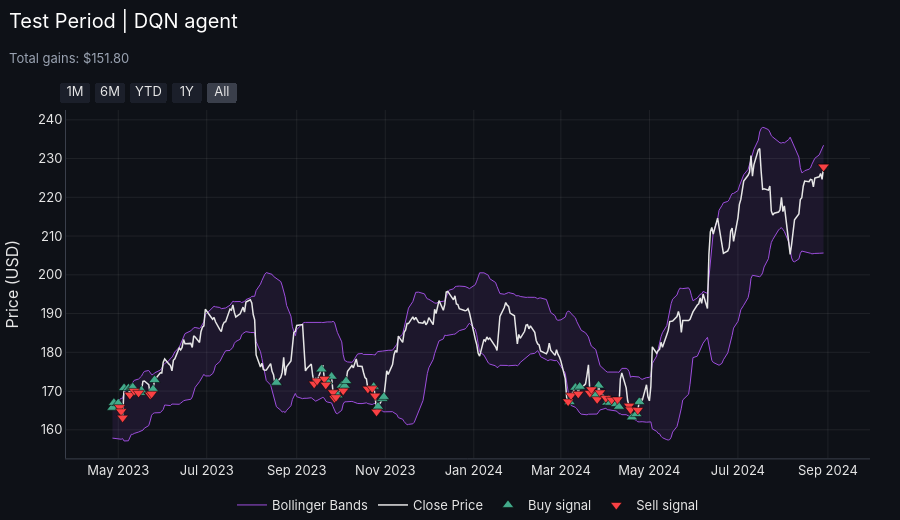
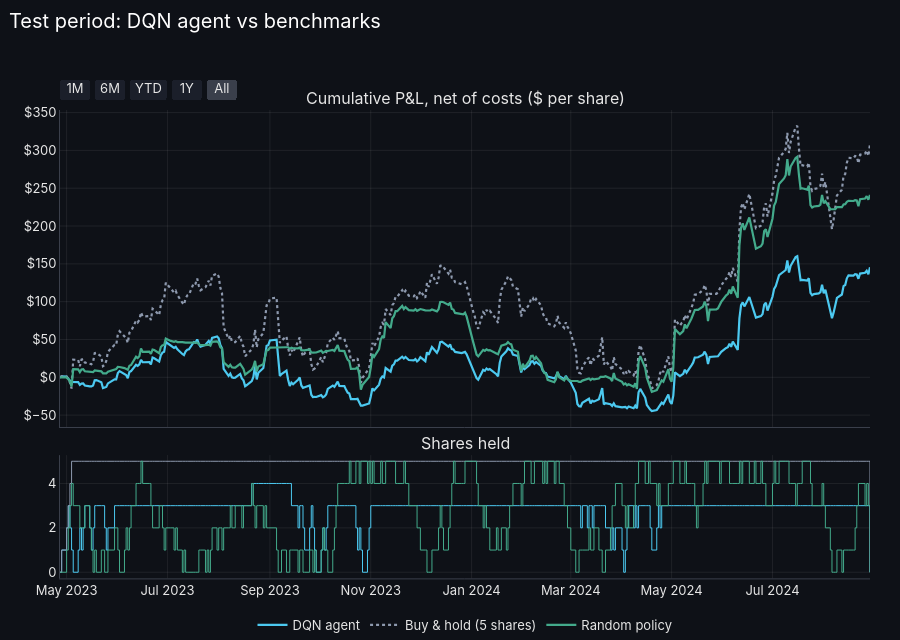
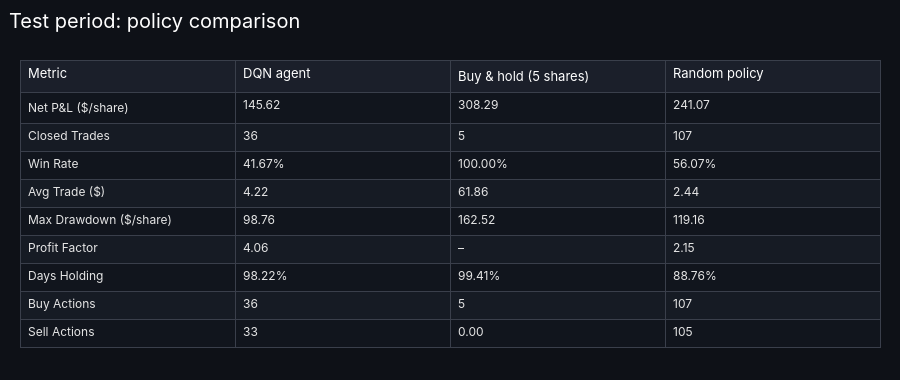

These figures' notebook cell, in order:
### Markdown cell above
## 5. Out-of-sample test vs benchmarks (greedy policy, no exploration or learning)

### Code cell
# Out-of-sample test: reload the final model with exploration and learning off, trade the unseen test
# period, and compare with buy-and-hold and a random policy that use the same simulator, costs and cap.
test_prices = test_df['Close'].to_numpy()
test_agent = Agent(state_size=STATE_SIZE, model_path=FINAL_MODEL_PATH, test_mode=True)
test_result = run_episode(test_agent, states_test, test_prices, desc='Test', **RUN_PARAMS)
print_summary(test_result, 'Test period | DQN agent')
plot_behavior(test_df, test_result, 'Test Period | DQN agent')

# Benchmark policies: (step, state, valid actions) -> action
rng = np.random.default_rng(SEED)
benchmarks = {
    f'Buy & hold ({MAX_INVENTORY} shares)': lambda t, s, valid: 1 if 1 in valid else 0,
    'Random policy': lambda t, s, valid: int(rng.choice(valid)),
}
results = {'DQN agent': test_result}
for name, policy in benchmarks.items():
    results[name] = run_episode(None, states_test, test_prices, policy=policy, desc=name, **RUN_PARAMS)

func_lib.policy_comparison_figure(test_df.index, results, title='Test period: DQN agent vs benchmarks').show()
func_lib.stats_table_figure(func_lib.policy_stats_table(results), 'Test period: policy comparison',
                            index_name='Metric', pct_rows=('Win Rate', 'Days Holding')).show()

### Figure 1 — Plotly figure (JSON) as saved in the notebook; plotly's stock layout.template omitted (floating-point values rounded to 4 significant figures; data arrays with more than 128 entries replaced by an {"elided": "..."} marker saying what was removed)
{"data": [{"legendgroup": "bb", "line": {"color": "#9D4EDD", "width": 1}, "mode": "lines", "name": "Bollinger Bands", "type": "scatter", "x": {"elided": "338 str values"}, "y": {"elided": "338 float values"}}, {"fill": "tonexty", "fillcolor": "rgba(157,78,221,0.1)", "hoverinfo": "skip", "legendgroup": "bb", "line": {"color": "#9D4EDD", "width": 1}, "mode": "lines", "showlegend": false, "type": "scatter", "x": {"elided": "338 str values"}, "y": {"elided": "338 float values"}}, {"line": {"color": "#e6e6e6", "width": 1.5}, "mode": "lines", "name": "Close Price", "type": "scatter", "x": {"elided": "338 str values"}, "y": {"elided": "338 float values"}}, {"marker": {"color": "#43AA8B", "line": {"color": "black", "width": 0.5}, "size": 10, "symbol": "triangle-up"}, "mode": "markers", "name": "Buy signal", "type": "scatter", "x": ["2023-04-27T00:00:00.000000", "2023-04-28T00:00:00.000000", "2023-05-01T00:00:00.000000", "2023-05-05T00:00:00.000000", "2023-05-08T00:00:00.000000", "2023-05-10T00:00:00.000000", "2023-05-11T00:00:00.000000", "2023-05-16T00:00:00.000000", "2023-05-17T00:00:00.000000", "2023-05-25T00:00:00.000000", "2023-05-26T00:00:00.000000", "2023-08-18T00:00:00.000000", "2023-09-18T00:00:00.000000", "2023-09-22T00:00:00.000000", "2023-09-25T00:00:00.000000", "2023-09-29T00:00:00.000000", "2023-10-02T00:00:00.000000", "2023-10-04T00:00:00.000000", "2023-10-05T00:00:00.000000", "2023-10-24T00:00:00.000000", "2023-10-27T00:00:00.000000", "2023-10-30T00:00:00.000000", "2023-10-31T00:00:00.000000", "2024-03-07T00:00:00.000000", "2024-03-11T00:00:00.000000", "2024-03-14T00:00:00.000000", "2024-03-25T00:00:00.000000", "2024-03-27T00:00:00.000000", "2024-04-02T00:00:00.000000", "2024-04-03T00:00:00.000000", "2024-04-04T00:00:00.000000", "2024-04-08T00:00:00.000000", "2024-04-10T00:00:00.000000", "2024-04-19T00:00:00.000000", "2024-04-22T00:00:00.000000", "2024-04-24T00:00:00.000000"], "y": [165.7, 167.0, 166.9, 170.8, 170.7, 170.8, 171.0, 169.5, 170.2, 170.5, 172.9, 172.2, 175.6, 172.5, 173.7, 168.9, 171.4, 171.3, 172.6, 171.1, 166.0, 168.0, 168.5, 167.2, 170.9, 171.1, 169.0, 171.4, 167.0, 167.8, 167.0, 166.6, 166.0, 163.2, 164.1, 167.2]}, {"marker": {"color": "#F94144", "line": {"color": "black", "width": 0.5}, "size": 10, "symbol": "triangle-down"}, "mode": "markers", "name": "Sell signal", "type": "scatter", "x": ["2023-05-02T00:00:00.000000", "2023-05-03T00:00:00.000000", "2023-05-04T00:00:00.000000", "2023-05-09T00:00:00.000000", "2023-05-12T00:00:00.000000", "2023-05-15T00:00:00.000000", "2023-05-23T00:00:00.000000", "2023-05-24T00:00:00.000000", "2023-09-13T00:00:00.000000", "2023-09-15T00:00:00.000000", "2023-09-20T00:00:00.000000", "2023-09-21T00:00:00.000000", "2023-09-26T00:00:00.000000", "2023-09-27T00:00:00.000000", "2023-09-28T00:00:00.000000", "2023-10-03T00:00:00.000000", "2023-10-20T00:00:00.000000", "2023-10-23T00:00:00.000000", "2023-10-25T00:00:00.000000", "2023-10-26T00:00:00.000000", "2024-03-06T00:00:00.000000", "2024-03-08T00:00:00.000000", "2024-03-13T00:00:00.000000", "2024-03-21T00:00:00.000000", "2024-03-22T00:00:00.000000", "2024-03-26T00:00:00.000000", "2024-03-28T00:00:00.000000", "2024-04-01T00:00:00.000000", "2024-04-05T00:00:00.000000", "2024-04-09T00:00:00.000000", "2024-04-17T00:00:00.000000", "2024-04-18T00:00:00.000000", "2024-04-23T00:00:00.000000", "2024-08-29T00:00:00.000000", "2024-08-29T00:00:00.000000", "2024-08-29T00:00:00.000000"], "y": [165.8, 164.8, 163.1, 169.0, 170.0, 169.5, 169.0, 169.3, 171.9, 172.7, 173.1, 171.6, 169.7, 168.2, 168.4, 170.1, 170.6, 170.7, 168.8, 164.7, 167.3, 168.9, 169.3, 169.5, 170.4, 167.9, 169.6, 168.2, 167.8, 167.8, 166.2, 165.2, 165.1, 227.9, 227.9, 227.9]}], "layout": {"height": 520, "title": {"subtitle": {"text": "Total gains: $151.80"}, "text": "Test Period | DQN agent"}, "xaxis": {"rangeselector": {"activecolor": "#3a3f4b", "bgcolor": "#1b1f2a", "buttons": [{"count": 1, "label": "1M", "step": "month", "stepmode": "backward"}, {"count": 6, "label": "6M", "step": "month", "stepmode": "backward"}, {"count": 1, "label": "YTD", "step": "year", "stepmode": "todate"}, {"count": 1, "label": "1Y", "step": "year", "stepmode": "backward"}, {"label": "All", "step": "all"}], "font": {"color": "#e6e6e6"}, "x": 0, "xanchor": "left", "y": 1.02, "yanchor": "bottom"}}, "yaxis": {"title": {"text": "Price (USD)"}}}}

### Figure 2 — Plotly figure (JSON) as saved in the notebook; plotly's stock layout.template omitted (floating-point values rounded to 4 significant figures; data arrays with more than 128 entries replaced by an {"elided": "..."} marker saying what was removed)
{"data": [{"legendgroup": "DQN agent", "line": {"color": "#4CC9F0", "dash": "solid", "width": 2.2}, "name": "DQN agent", "type": "scatter", "x": {"elided": "338 str values"}, "xaxis": "x", "y": {"elided": "338 float values"}, "yaxis": "y"}, {"legendgroup": "DQN agent", "line": {"color": "#4CC9F0", "shape": "hv", "width": 1}, "name": "DQN agent", "showlegend": false, "type": "scatter", "x": {"elided": "338 str values"}, "xaxis": "x2", "y": {"elided": "338 int values"}, "yaxis": "y2"}, {"legendgroup": "Buy & hold (5 shares)", "line": {"color": "#8d99ae", "dash": "dot", "width": 2.2}, "name": "Buy & hold (5 shares)", "type": "scatter", "x": {"elided": "338 str values"}, "xaxis": "x", "y": {"elided": "338 float values"}, "yaxis": "y"}, {"legendgroup": "Buy & hold (5 shares)", "line": {"color": "#8d99ae", "shape": "hv", "width": 1}, "name": "Buy & hold (5 shares)", "showlegend": false, "type": "scatter", "x": {"elided": "338 str values"}, "xaxis": "x2", "y": {"elided": "338 int values"}, "yaxis": "y2"}, {"legendgroup": "Random policy", "line": {"color": "#43AA8B", "dash": "solid", "width": 2.2}, "name": "Random policy", "type": "scatter", "x": {"elided": "338 str values"}, "xaxis": "x", "y": {"elided": "338 float values"}, "yaxis": "y"}, {"legendgroup": "Random policy", "line": {"color": "#43AA8B", "shape": "hv", "width": 1}, "name": "Random policy", "showlegend": false, "type": "scatter", "x": {"elided": "338 str values"}, "xaxis": "x2", "y": {"elided": "338 int values"}, "yaxis": "y2"}], "layout": {"annotations": [{"font": {"size": 16}, "showarrow": false, "text": "Cumulative P&L, net of costs ($ per share)", "x": 0.5, "xanchor": "center", "xref": "paper", "y": 1.0, "yanchor": "bottom", "yref": "paper"}, {"font": {"size": 16}, "showarrow": false, "text": "Shares held", "x": 0.5, "xanchor": "center", "xref": "paper", "y": 0.2632, "yanchor": "bottom", "yref": "paper"}], "height": 640, "title": {"text": "Test period: DQN agent vs benchmarks"}, "xaxis": {"anchor": "y", "domain": [0.0, 1.0], "matches": "x2", "rangeselector": {"activecolor": "#3a3f4b", "bgcolor": "#1b1f2a", "buttons": [{"count": 1, "label": "1M", "step": "month", "stepmode": "backward"}, {"count": 6, "label": "6M", "step": "month", "stepmode": "backward"}, {"count": 1, "label": "YTD", "step": "year", "stepmode": "todate"}, {"count": 1, "label": "1Y", "step": "year", "stepmode": "backward"}, {"label": "All", "step": "all"}], "font": {"color": "#e6e6e6"}, "x": 0, "xanchor": "left", "y": 1.02, "yanchor": "bottom"}, "showticklabels": false}, "xaxis2": {"anchor": "y2", "domain": [0.0, 1.0]}, "yaxis": {"anchor": "x", "domain": [0.3232, 1.0], "tickprefix": "$"}, "yaxis2": {"anchor": "x2", "domain": [0.0, 0.2632]}}}

### Figure 3 — Plotly figure (JSON) as saved in the notebook; plotly's stock layout.template omitted (floating-point values rounded to 4 significant figures)
{"data": [{"cells": {"align": "left", "fill": {"color": [["#11151d", "#161b24", "#11151d", "#161b24", "#11151d", "#161b24", "#11151d", "#161b24", "#11151d"], ["#11151d", "#161b24", "#11151d", "#161b24", "#11151d", "#161b24", "#11151d", "#161b24", "#11151d"], ["#11151d", "#161b24", "#11151d", "#161b24", "#11151d", "#161b24", "#11151d", "#161b24", "#11151d"], ["#11151d", "#161b24", "#11151d", "#161b24", "#11151d", "#161b24", "#11151d", "#161b24", "#11151d"]]}, "font": {"color": "#e6e6e6", "size": 12}, "height": 28, "line": {"color": "#3a3f4b"}, "values": [["Net P&L ($/share)", "Closed Trades", "Win Rate", "Avg Trade ($)", "Max Drawdown ($/share)", "Profit Factor", "Days Holding", "Buy Actions", "Sell Actions"], ["145.62", "36", "41.67%", "4.22", "98.76", "4.06", "98.22%", "36", "33"], ["308.29", "5", "100.00%", "61.86", "162.52", "–", "99.41%", "5", "0.00"], ["241.07", "107", "56.07%", "2.44", "119.16", "2.15", "88.76%", "107", "105"]]}, "header": {"align": "left", "fill": {"color": "#1b1f2a"}, "font": {"color": "white", "size": 13}, "height": 32, "line": {"color": "#3a3f4b"}, "values": ["Metric", "DQN agent", "Buy & hold (5 shares)", "Random policy"]}, "type": "table"}], "layout": {"height": 380, "margin": {"b": 10, "l": 20, "r": 20, "t": 60}, "title": {"text": "Test period: policy comparison"}}}
